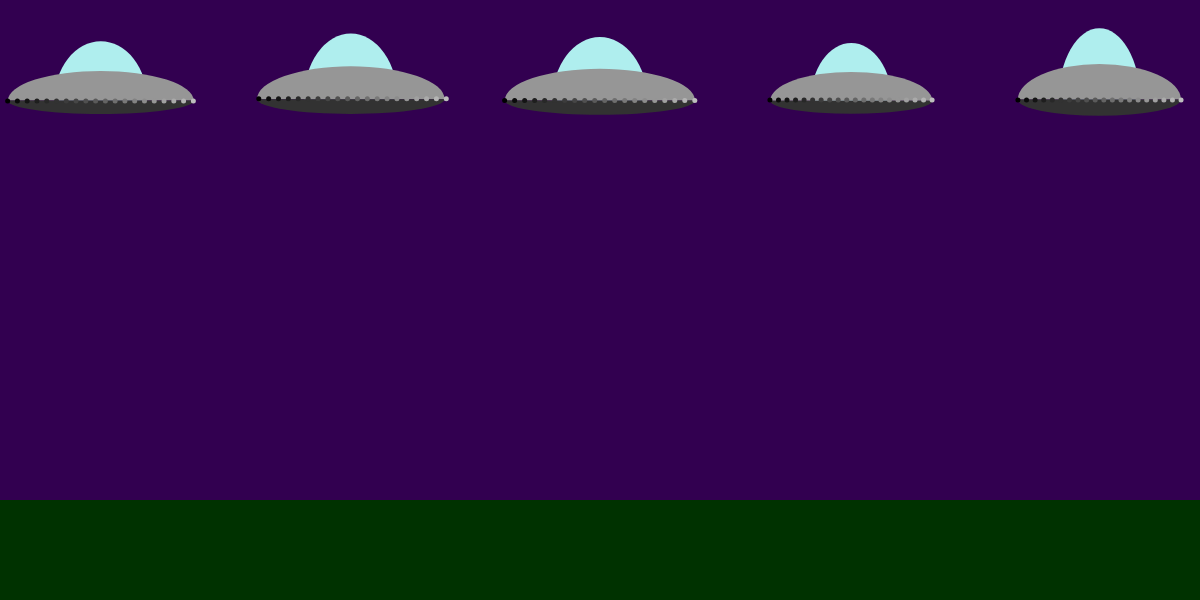
Frame 1 (no input)
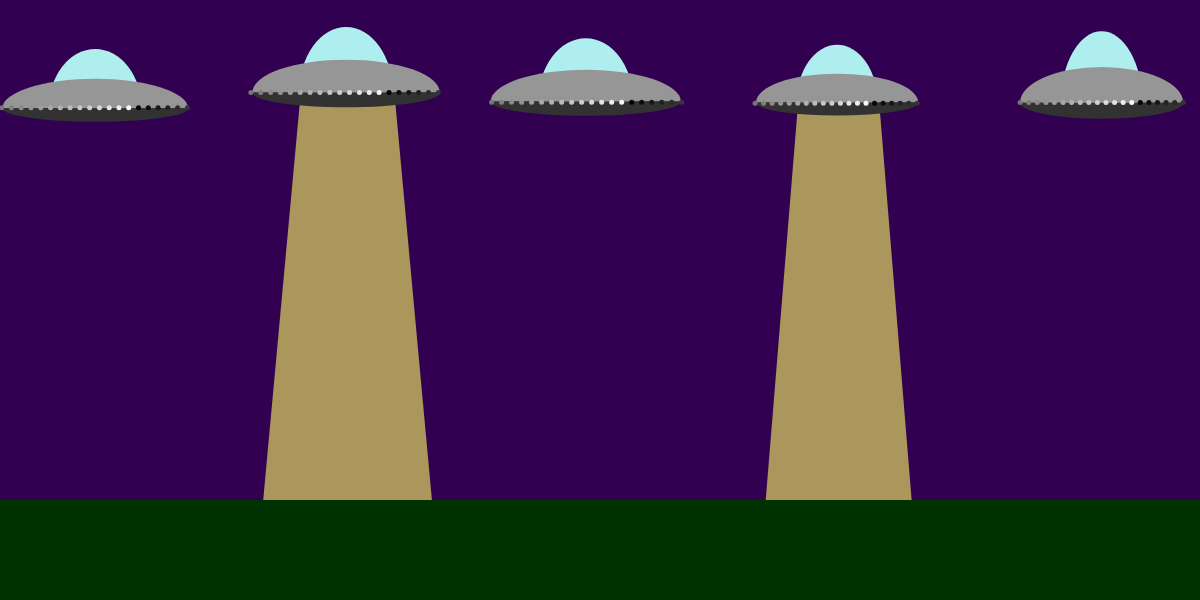
Frame 60 (no input)
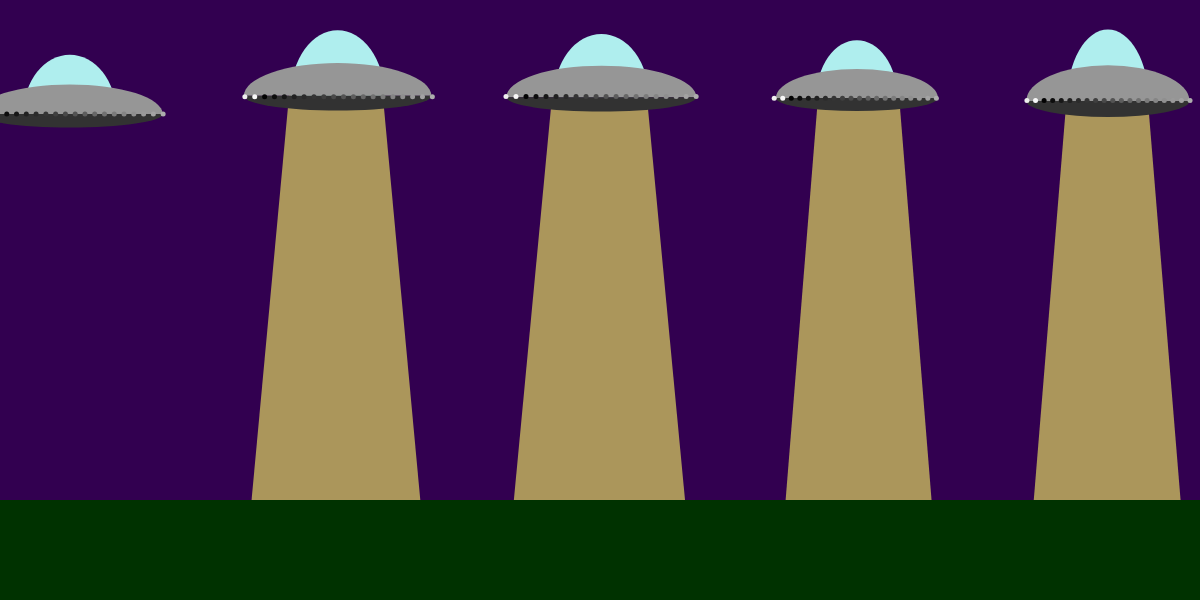
Frame 120 (the mouse pressed at the canvas centre since frame 60)

The p5.js sketch that drew these frames (run headless with seeded random() and noise() and a simulated clock; from frame 60 on, the mouse is pressed at the canvas centre):

// p5.js sketch
// ── sketch.js
//Topic 1.1 
//Object orientation revisted
//part one

var flying_saucers;

function setup()
{
    createCanvas(1200,600);
    noStroke();
    
    flying_saucers = [];
    
    for(var i = 0; i < 5; i++)
    {
        flying_saucers.push(new Flying_saucer(100 + i * 250, 100));
    }

    
}

function draw()
{
    background(50,0,80);
    
    //draw the ground
    fill(0,50,0);
    rect(0,height - 100, width, 100);
    
    for(var i = 0; i < flying_saucers.length; i++)
    {
        if(flying_saucers[i].beam_on == true)
        {
            flying_saucers[i].beam();
        }
    
        flying_saucers[i].hover();
        flying_saucers[i].draw();
    }
    

    
}

function keyPressed()
{
    flying_saucer.beam_on = true;
}

function keyReleased()
{
    flying_saucer.beam_on = false;
}

function Flying_saucer(x, y)
{
    this.x = x;
    this.y = y;
    this.width = random(150,200);
    this.height = random(50,95);
    this.window_width = 1.50;
    this.window_height = 0.45;
    this.base_height = 0.45;
    this.num_lights = 20;
    this.brightnesses = [];
    this.beam_on = false;
        
    this.hover = function()
    {
        //console.log("hover");  
        this.x += random(-2,2);
        this.y += random(-1,1);
        
        if(this.beam_on == false && random() > 0.98)
        {
            this.beam_on = true;
        }
        else if(this.beam_on == true && random() > 0.99)
        {
            this.beam_on = false;
        }
    };
        
    this.beam = function()
    {
        fill(255, 255, 100, 150);
            
        if(random() > 0.1)
        {
            beginShape();
            vertex(this.x - this.width * 0.25, this.y);
            vertex(this.x + this.width * 0.25, this.y);
            vertex(this.x + this.width * 0.45, height - 100);
            vertex(this.x - this.width * 0.45, height - 100);
            endShape(CLOSE);
        }

    };
    
    this.draw = function()
    {
            //draw the flying saucer
        fill(175,238,238);
        arc(
            this.x,
            this.y,
            this.width/2,
            this.height*2,
            PI,
            TWO_PI)
        fill(150);
        arc(
            this.x,
            this.y,
            this.width,
            this.height,
            PI,
            TWO_PI);
        fill(50);
        arc(
            this.x,
            this.y,
            this.width,
            this.height * this.base_height,
            0,
            PI);

        this.hover();



        fill(255);

        var incr = this.width/(this.num_lights - 1);

        for(var i = 0; i < this.num_lights; i++)
            {
                fill(this.brightnesses[i]);
                ellipse(
                    this.x - this.width/2 + incr * i, 
                    this.y, 
                    5);
                this.brightnesses[i] += 2;
                this.brightnesses[i] = this.brightnesses[i]%255;
            }

    }
    
    for(var i = 0; i < this.num_lights; i++)
    {
        this.brightnesses.push((i * 10)%255);
    }
}
